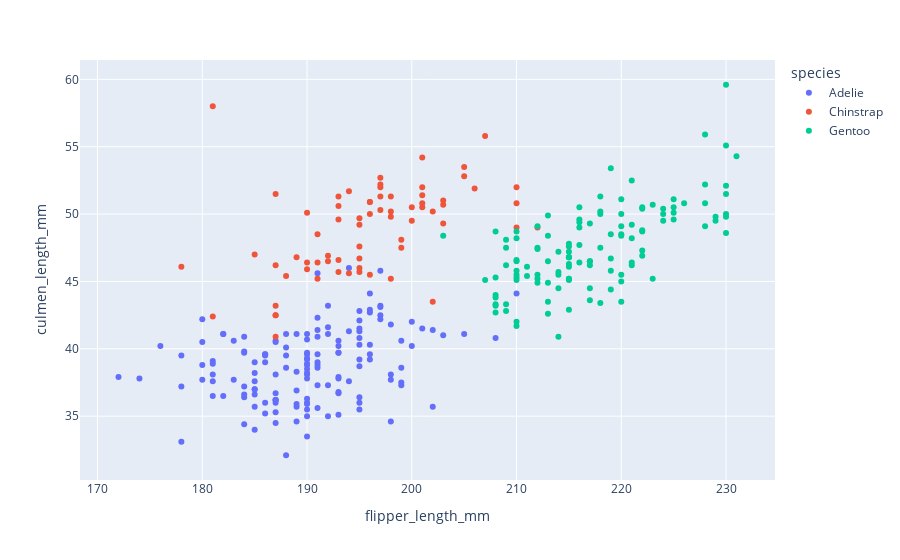

The code cell stored with this chart in its notebook:
### Code cell
import pandas as pd
import matplotlib.pyplot as plt

df = pd.read_csv("../../../data/penguins.csv")
df

df = df.dropna()
df

plt.style.use("seaborn-v0_8-whitegrid")

df.plot.scatter(
    x="flipper_length_mm",
    y="culmen_length_mm",
    c="body_mass_g",
)

import plotly.express as px

fig = px.scatter(df, x="flipper_length_mm", y="culmen_length_mm", color="species")

fig.show()

import seaborn as sns

sns.set_style("whitegrid")

sns.catplot(
    data=df,
    x="flipper_length_mm",
    y="species",
)

### Figure 1 — Plotly figure (JSON) as saved in the notebook; plotly's stock layout.template omitted (floating-point values rounded to 4 significant figures; data arrays with more than 128 entries replaced by an {"elided": "..."} marker saying what was removed)
{"data": [{"hovertemplate": "species=Adelie<br>flipper_length_mm=%{x}<br>culmen_length_mm=%{y}<extra></extra>", "legendgroup": "Adelie", "marker": {"color": "#636efa", "symbol": "circle"}, "mode": "markers", "name": "Adelie", "orientation": "v", "showlegend": true, "x": {"elided": "146 int values"}, "xaxis": "x", "y": {"elided": "146 float values"}, "yaxis": "y", "type": "scatter"}, {"hovertemplate": "species=Chinstrap<br>flipper_length_mm=%{x}<br>culmen_length_mm=%{y}<extra></extra>", "legendgroup": "Chinstrap", "marker": {"color": "#EF553B", "symbol": "circle"}, "mode": "markers", "name": "Chinstrap", "orientation": "v", "showlegend": true, "x": [192, 196, 193, 188, 197, 198, 178, 197, 195, 198, 193, 194, 185, 201, 190, 201, 197, 181, 190, 195, 181, 191, 187, 193, 195, 197, 200, 200, 191, 205, 187, 201, 187, 203, 195, 199, 195, 210, 192, 205, 210, 187, 196, 196, 196, 201, 190, 212, 187, 198, 199, 201, 193, 203, 187, 197, 191, 203, 202, 194, 206, 189, 195, 207, 202, 193, 210, 198], "xaxis": "x", "y": [46.5, 50, 51.3, 45.4, 52.7, 45.2, 46.1, 51.3, 46, 51.3, 46.6, 51.7, 47, 52, 45.9, 50.5, 50.3, 58, 46.4, 49.2, 42.4, 48.5, 43.2, 50.6, 46.7, 52, 50.5, 49.5, 46.4, 52.8, 40.9, 54.2, 42.5, 51, 49.7, 47.5, 47.6, 52, 46.9, 53.5, 49, 46.2, 50.9, 45.5, 50.9, 50.8, 50.1, 49, 51.5, 49.8, 48.1, 51.4, 45.7, 50.7, 42.5, 52.2, 45.2, 49.3, 50.2, 45.6, 51.9, 46.8, 45.7, 55.8, 43.5, 49.6, 50.8, 50.2], "yaxis": "y", "type": "scatter"}, {"hovertemplate": "species=Gentoo<br>flipper_length_mm=%{x}<br>culmen_length_mm=%{y}<extra></extra>", "legendgroup": "Gentoo", "marker": {"color": "#00cc96", "symbol": "circle"}, "mode": "markers", "name": "Gentoo", "orientation": "v", "showlegend": true, "x": [211, 230, 210, 218, 215, 210, 211, 219, 209, 215, 214, 216, 214, 213, 210, 217, 210, 221, 209, 222, 218, 215, 213, 215, 215, 215, 215, 210, 220, 222, 209, 207, 230, 220, 220, 213, 219, 208, 208, 208, 225, 210, 216, 222, 217, 210, 225, 213, 215, 210, 220, 210, 225, 217, 220, 208, 220, 208, 224, 208, 221, 214, 231, 219, 230, 229, 220, 223, 216, 221, 221, 217, 216, 230, 209, 220, 215, 223, 212, 221, 212, 224, 212, 228, 218, 218, 212, 230, 218, 228, 212, 224, 214, 226, 216, 222, 203, 225, 219, 228, 215, 228, 215, 210, 219, 208, 209, 216, 229, 213, 230, 217, 230, 217, 222, 214, 215, 222, 212, 213], "xaxis": "x", "y": [46.1, 50, 48.7, 50, 47.6, 46.5, 45.4, 46.7, 43.3, 46.8, 40.9, 49, 45.5, 48.4, 45.8, 49.3, 42, 49.2, 46.2, 48.7, 50.2, 45.1, 46.5, 46.3, 42.9, 46.1, 47.8, 48.2, 50, 47.3, 42.8, 45.1, 59.6, 49.1, 48.4, 42.6, 44.4, 44, 48.7, 42.7, 49.6, 45.3, 49.6, 50.5, 43.6, 45.5, 50.5, 44.9, 45.2, 46.6, 48.5, 45.1, 50.1, 46.5, 45, 43.8, 45.5, 43.2, 50.4, 45.3, 46.2, 45.7, 54.3, 45.8, 49.8, 49.5, 43.5, 50.7, 47.7, 46.4, 48.2, 46.5, 46.4, 48.6, 47.5, 51.1, 45.2, 45.2, 49.1, 52.5, 47.4, 50, 44.9, 50.8, 43.4, 51.3, 47.5, 52.1, 47.5, 52.2, 45.5, 49.5, 44.5, 50.8, 49.4, 46.9, 48.4, 51.1, 48.5, 55.9, 47.2, 49.1, 46.8, 41.7, 53.4, 43.3, 48.1, 50.5, 49.8, 43.5, 51.5, 46.2, 55.1, 44.5, 48.8, 47.2, 46.8, 50.4, 45.2, 49.9], "yaxis": "y", "type": "scatter"}], "layout": {"xaxis": {"anchor": "y", "domain": [0, 1], "title": {"text": "flipper_length_mm"}}, "yaxis": {"anchor": "x", "domain": [0, 1], "title": {"text": "culmen_length_mm"}}, "legend": {"title": {"text": "species"}, "tracegroupgap": 0}, "margin": {"t": 60}}}
